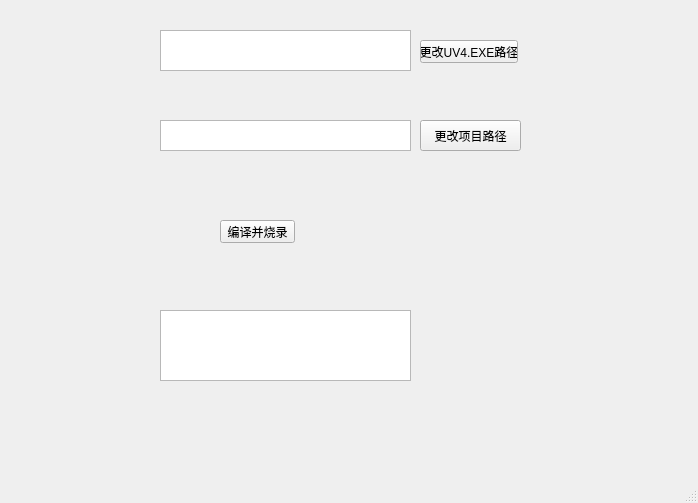
<?xml version="1.0" encoding="UTF-8"?>
<ui version="4.0">
 <class>Form</class>
 <widget class="QMainWindow" name="Form">
  <property name="geometry">
   <rect>
    <x>0</x>
    <y>0</y>
    <width>698</width>
    <height>503</height>
   </rect>
  </property>
  <property name="windowTitle">
   <string>MainWindow</string>
  </property>
  <widget class="QWidget" name="centralwidget">
   <widget class="QPushButton" name="btnUV4">
    <property name="geometry">
     <rect>
      <x>420</x>
      <y>40</y>
      <width>98</width>
      <height>23</height>
     </rect>
    </property>
    <property name="text">
     <string>更改UV4.EXE路径</string>
    </property>
   </widget>
   <widget class="QTextEdit" name="txtUV4">
    <property name="geometry">
     <rect>
      <x>160</x>
      <y>30</y>
      <width>251</width>
      <height>41</height>
     </rect>
    </property>
   </widget>
   <widget class="QTextEdit" name="txtPrj">
    <property name="geometry">
     <rect>
      <x>160</x>
      <y>120</y>
      <width>251</width>
      <height>31</height>
     </rect>
    </property>
   </widget>
   <widget class="QPushButton" name="btnPrj">
    <property name="geometry">
     <rect>
      <x>420</x>
      <y>120</y>
      <width>101</width>
      <height>31</height>
     </rect>
    </property>
    <property name="text">
     <string>更改项目路径</string>
    </property>
   </widget>
   <widget class="QPushButton" name="btnCompile">
    <property name="geometry">
     <rect>
      <x>220</x>
      <y>220</y>
      <width>75</width>
      <height>23</height>
     </rect>
    </property>
    <property name="text">
     <string>编译并烧录</string>
    </property>
   </widget>
   <widget class="QTextEdit" name="txtCompileResult">
    <property name="geometry">
     <rect>
      <x>160</x>
      <y>310</y>
      <width>251</width>
      <height>71</height>
     </rect>
    </property>
   </widget>
  </widget>
  <widget class="QMenuBar" name="menubar">
   <property name="geometry">
    <rect>
     <x>0</x>
     <y>0</y>
     <width>698</width>
     <height>23</height>
    </rect>
   </property>
  </widget>
  <widget class="QStatusBar" name="statusbar"/>
 </widget>
 <resources/>
 <connections/>
</ui>
